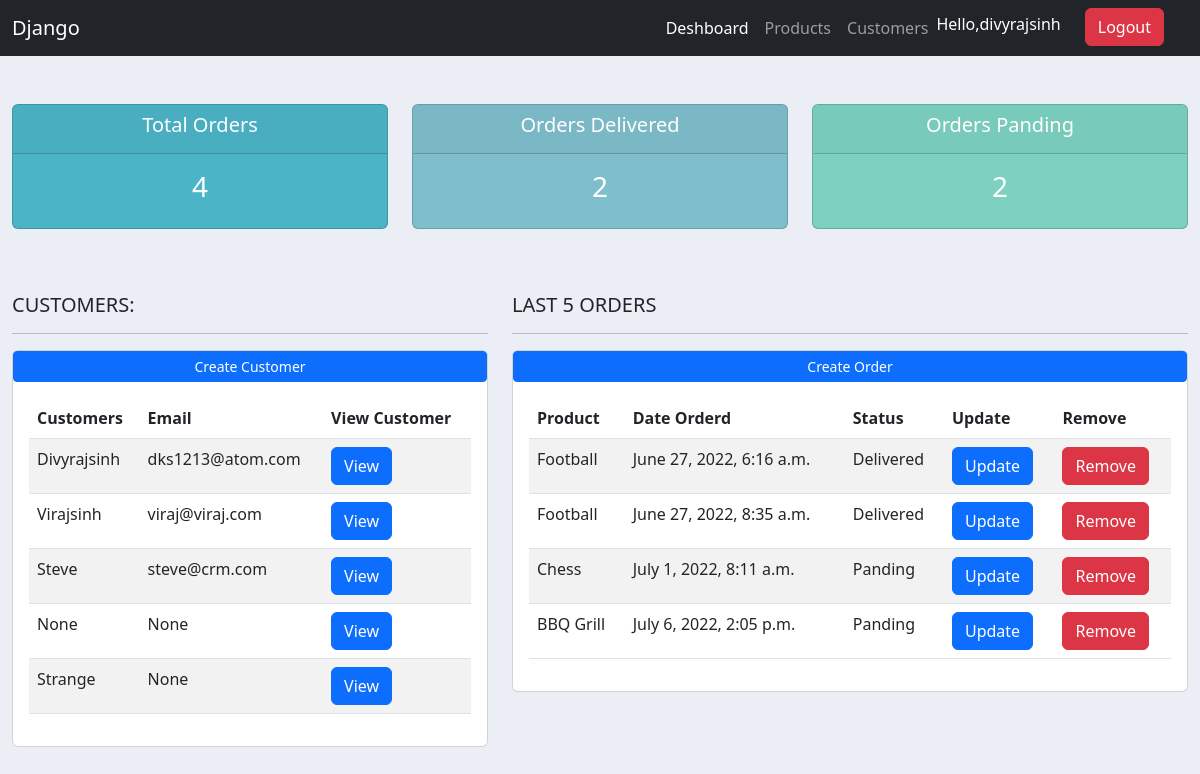
The app's page / (signed in) with its own data.
### accounts/models.py (models this page shows, shortened)
class Customer(models.Model):
	user = models.OneToOneField(User, null=True, on_delete=models.CASCADE)
	name = models.CharField(max_length=200, null=True)
	phone = models.CharField(max_length=200, null=True)
	email = models.CharField(max_length=200, null=True)
	date_created = models.DateTimeField(auto_now_add=True, null=True)

class Order(models.Model):
	STATUS =(
		('Panding', 'Panding'),
		('Out for Delivery', 'Out for Delivery'),
		('Delivered', 'Delivered'),
		)
	customer = models.ForeignKey(Customer, null=True, on_delete=models.SET_NULL)
	product = models.ForeignKey(Product, null=True, on_delete=models.SET_NULL)
	order_id = models.AutoField
	date_order = models.DateTimeField(auto_now_add=True, null=True)
	status = models.CharField(max_length=200, null=True, choices=STATUS)

class Product(models.Model):
	CATEGORY = (
		('Indoor', 'Indoor'),
		('Outdoor','Outdoor')
		)
	product_id = models.AutoField
	name = models.CharField(max_length=200, null=True)
	price = models.FloatField(null=True)
	category = models.CharField(max_length=200, null=True, choices=CATEGORY)
	description = models.CharField(max_length=200, null=True)
	date_created = models.DateTimeField(auto_now_add=True, null=True)
	tags = models.ManyToManyField(Tag)
	def __str__(self):
		return self.name

### accounts/decorators.py (the view)
	def wrapper_func(request, *args, **kwargs):
		group = None
		if request.user.groups.exists():
			group = request.user.groups.all()[0].name
		if group == 'customer':
			return redirect('user_page')
		if group == 'admin':
			return view_func(request, *args, **kwargs)

### accounts/views.py (called while the page is built)
@login_required(login_url='login')
@admin_role
def home(request):
	orders = Order.objects.all()
	customer = Customer.objects.all()
	total_customer = customer.count()
	total_order = orders.count()
	delivered = orders.filter(status='Delivered').count()
	panding = orders.filter(status='Panding').count()
	context = {'orders':orders, 'customer':customer, 'total_customer':total_customer, 'total_order':total_order, 'delivered':delivered, 'panding':panding}
	return render(request, 'accounts/dashboard.html', context)

### accounts/templates/accounts/dashboard.html
{% extends 'accounts/main.html' %}
{% block main %}
{% include 'accounts/status.html' %}
<div class="container-fluid">
	<div class="row pt-5">
		<div class="col-md-5">
			<h5>CUSTOMERS:</h5>
			<hr>
			<div class="card mt-2">
				<a class="btn btn-primary btn-sm btn-block" href="">Create Customer</a>
				<div class="card-body">
					<table class="table table-striped">
	  					<thead>
						    <tr>
						      <th scope="col">Customers</th>
						      <th scope="col">Email</th>
						      <th scope="col">View Customer</th>
						    </tr>
						</thead>
						<tbody>
							{% for customer in customer %}
							<tr>
								<td scope="col">{{customer.name}}</td>
								<td scope="col">{{customer.email}}</td>
								<td scope="col"><a class="btn btn-primary" href="{% url 'customer_view' customer.id %}">View</a></td>
							</tr>
							{% endfor %}
						</tbody>
					</table>
				</div>
			</div>
		</div>
		<div class="col-md-7">
			<h5>LAST 5 ORDERS</h5>
			<hr>
			<div class="card mt-2">
				<a class="btn btn-primary btn-sm btn-block" href="{% url 'create_order' %}">Create Order</a>
				<div class="card-body">
					<table class="table table-striped">
	  					<thead>
						    <tr>
						      <th scope="col">Product</th>
						      <th scope="col">Date Orderd</th>
						      <th scope="col">Status</th>
						      <th scope="col">Update</th>
						      <th scope="col">Remove</th>
						    </tr>
						</thead>
						<tbody>
							{% for order in orders %}
							<tr>
								<td scope="col">{{order.product}}</td>
								<td scope="col">{{order.date_order}}</td>
								<td scope="col">{{order.status}}</td>
								<td scope="col"><a class="btn btn-primary" href="{% url 'update_order' order.id %}">Update</a></td>
								<td scope="col"><a class="btn btn-danger" href="{% url 'remove_order' order.id %}">Remove</a></td>
							</tr>
							{% endfor %}
						</tbody>
					</table>
				</div>
			</div>
		</div>
	</div>
</div>
{% endblock main %}

### accounts/templates/accounts/main.html (shortened to what this page needs)
<!DOCTYPE html>
<html>
<head>
	<link href="https://cdn.jsdelivr.net/npm/bootstrap@5.2.0-beta1/dist/css/bootstrap.min.css" rel="stylesheet">
	{% load static %}
	<link rel="stylesheet" href="{% static 'css/main.css' %}">
</head>
<body>
	{% include 'accounts/navbar.html' %}
	{% block main %}
	{% endblock %}
</body>
</html>

### accounts/templates/accounts/navbar.html (shortened to what this page needs)
<header>
  <nav class="navbar navbar-expand-lg bg-dark navbar-dark">
    <div class="container-fluid">
      <a class="navbar-brand" href="#">Django</a>
      <div class="collapse navbar-collapse" id="navbarNav">
        <ul class="navbar-nav ms-auto">
          {% if request.user.is_staff %}
          <li class="nav-item">
            <a class="nav-link active" aria-current="page" href="{% url 'home' %}">Deshboard</a>
          </li>
          <li class="nav-item">
            <a class="nav-link" href="{% url 'products' %}">Products</a>
          </li>
          <li class="nav-item">
            <a class="nav-link" href="{% url 'customer' %}">Customers</a>
          </li>
          {% endif %}
          <li class="nav-item">
            <p class="text-white my-1">Hello,{{request.user}}</p>
          </li>
          <li class="nav-item">
            <a type="" class="btn btn-danger text-white mx-4" href="{% url 'logout' %}">Logout</a>
          </li>
          </ul>
      </div>
    </div>
  </nav>
</header>

### accounts/templates/accounts/status.html
<div class="container-fluid">
	<div class="row pt-5">
		<div class="col-md-4">
			<div class="col-md">
				<div class="card text-center text-white mb-3" id="total-orders">
					<div class="card-header">
						<h5 class="card-title">Total Orders</h5>
					</div>
					<div class="card-body">
						<h3>{{total_order}}</h3>
					</div>
				</div>
			</div>
		</div>
		<div class="col-md-4">
			<div class="col-md">
				<div class="card text-center text-white mb-3" id="orders-delivered">
					<div class="card-header">
						<h5 class="card-title">Orders Delivered</h5>
					</div>
					<div class="card-body">
						<h3 class="card-title">{{delivered}}</h3>
					</div>
				</div>
			</div>
		</div>
		<div class="col-md-4">
			<div class="col-md">
				<div class="card text-center text-white mb-3" id="orders-panding">
					<div class="card-header">
						<h5 class="card-title">Orders Panding</h5>
					</div>
					<div class="card-body">
						<h3 class="card-title">{{panding}}</h3>
					</div>
				</div>
			</div>
		</div>
	</div>
</div>

### static/css/main.css (style rules this page uses)
body { background-color: #ebeff5; }
#total-orders { background-color: #4cb4c7; }
#orders-delivered { background-color: #7fbecc; }
#orders-panding { background-color: #7CD1C0; }

### records on screen
Customer: name "Divyrajsinh", email "dks1213@atom.com"
Customer: name "Virajsinh", email "viraj@viraj.com"
Customer: name "Steve", email "steve@crm.com"
Customer: name "None", email "None"
Customer: name "Strange", email "None"
Order: product "Football", date_order "June 27, 2022, 6:16 a.m.", status "Delivered"
Order: product "Football", date_order "June 27, 2022, 8:35 a.m.", status "Delivered"
Order: product "Chess", date_order "July 1, 2022, 8:11 a.m.", status "Panding"
Order: product "BBQ Grill", date_order "July 6, 2022, 2:05 p.m.", status "Panding"

### other values on screen
{{ request.user }} "divyrajsinh"
{{ total_order }} "4"
{{ delivered }} "2"
{{ panding }} "2"
